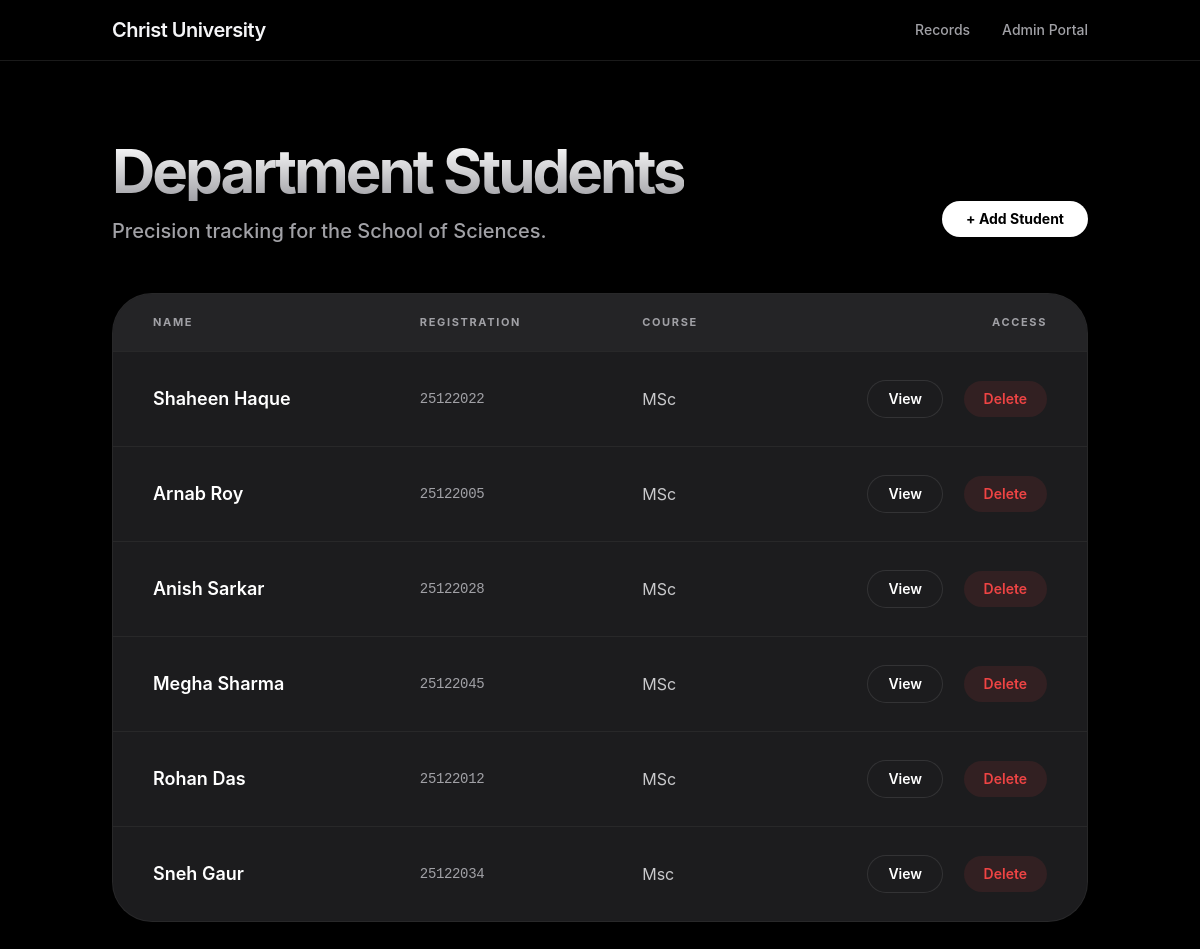
The page / on the database its author committed.
### sms_app/models.py (models this page shows, shortened)
class Student(models.Model):
    name = models.CharField(max_length=200)
    email = models.EmailField()
    register_number = models.CharField(max_length=20, unique=True)
    course = models.CharField(max_length=100)
    batch = models.CharField(max_length=50)
    department = models.CharField(max_length=100)
    status = models.CharField(max_length=10, choices=[('Active', 'Active'), ('Inactive', 'Inactive')])
    created_at = models.DateTimeField(auto_now_add=True)

### sms_app/views.py (the view)
# urls.py: path('', views.student_list, name='student_list'),
def student_list(request):
    students = Student.objects.all()
    return render(request, 'student_list.html', {'students': students})

### sms_app/templates/student_list.html (shortened to what this page needs)
<!DOCTYPE html>
<html lang="en">
<head>
    <script src="https://cdn.tailwindcss.com"></script>
</head>
<body class="text-[#f5f5f7] antialiased">
    <nav class="sticky top-0 z-50 w-full glass-nav border-b border-white/10">
        <div class="max-w-5xl mx-auto px-6 py-4 flex justify-between items-center">
            <span class="text-xl font-semibold tracking-tight">Christ University</span>
            <div class="hidden md:flex space-x-8 text-sm font-medium text-[#a1a1a6]">
                <a href="{% url 'student_list' %}" class="transition-link hover:text-white transition-colors">Records</a>
                <a href="/admin" class="hover:text-white transition-colors">Admin Portal</a>
            </div>
        </div>
    </nav>
    <header class="max-w-5xl mx-auto px-6 pt-20 pb-12 flex justify-between items-end">
        <div>
            <h1 class="text-5xl md:text-6xl font-bold tracking-tighter mb-4 bg-gradient-to-b from-white to-[#a1a1a6] bg-clip-text text-transparent">
            </h1>
            <p class="text-lg md:text-xl text-[#a1a1a6] font-medium">Precision tracking for the School of Sciences.</p>
        </div>
        <button onclick="toggleModal()" class="mb-2 px-6 py-2 bg-white text-black text-sm font-bold rounded-full hover:bg-gray-200 transform hover:scale-105 active:scale-95 transition-all shadow-lg">
            + Add Student
        </button>
    </header>
    <main class="max-w-5xl mx-auto px-6 pb-24">
        <div class="bg-[#1c1c1e] rounded-[2.5rem] shadow-2xl border border-white/5 overflow-hidden">
            <table class="w-full text-left">
                <thead>
                    <tr class="bg-[#2c2c2e]/50 border-b border-white/5 text-[11px] uppercase tracking-[0.15em] text-[#a1a1a6]">
                        <th class="px-10 py-5 font-bold">Name</th>
                        <th class="px-10 py-5 font-bold">Registration</th>
                        <th class="px-10 py-5 font-bold">Course</th>
                        <th class="px-10 py-5 text-right">Access</th>
                    </tr>
                </thead>
                <tbody class="divide-y divide-white/5">
                    {% for student in students %}
                    <tr class="hover:bg-white/[0.02] transition-all group">
                        <td class="px-10 py-7 font-semibold text-lg text-white">{{ student.name }}</td>
                        <td class="px-10 py-7 text-[#a1a1a6] font-mono text-sm tracking-tight">{{ student.register_number }}</td>
                        <td class="px-10 py-7 text-[#f5f5f7]/80">{{ student.course }}</td>
                        <td class="px-10 py-7 text-right space-x-4">
                            <a href="{% url 'student_detail' student.pk %}" class="transition-link inline-flex items-center px-5 py-2 bg-[#1c1c1e] border border-white/10 text-white text-sm font-semibold rounded-full hover:bg-white/10 transition-all">
                                View
                            </a>
                            <a href="{% url 'delete_student' student.pk %}"
                               onclick="return confirm('Delete this record permanently?')"
                               class="inline-flex items-center px-5 py-2 bg-red-500/10 text-red-500 text-sm font-semibold rounded-full hover:bg-red-500 hover:text-white transition-all">
                                Delete
                            </a>
                        </td>
                    </tr>
                    {% endfor %}
                </tbody>
            </table>
        </div>
    </main>
</body>
</html>

### sms_app/templates/student_list.html (style rules this page uses)
body { font-family: -apple-system, BlinkMacSystemFont, "SF Pro Display", sans-serif; opacity: 0; transition: opacity 0.6s cubic-bezier(0.4, 0, 0.2, 1); background-color: #000000; }
body.page-loaded { opacity: 1; }
.glass-nav { backdrop-filter: blur(20px) saturate(180%); -webkit-backdrop-filter: blur(20px) saturate(180%); background-color: rgba(0, 0, 0, 0.7); }

### rows shown on the page
Student: name "Shaheen Haque", register_number "25122022", course "MSc"
Student: name "Arnab Roy", register_number "25122005", course "MSc"
Student: name "Anish Sarkar", register_number "25122028", course "MSc"
Student: name "Megha Sharma", register_number "25122045", course "MSc"
Student: name "Rohan Das", register_number "25122012", course "MSc"
Student: name "Sneh Gaur", register_number "25122034", course "Msc"
